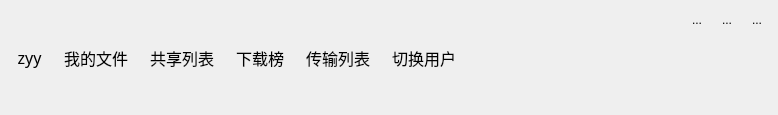
<?xml version="1.0" encoding="UTF-8"?>
<ui version="4.0">
 <class>ButtonGroup</class>
 <widget class="QWidget" name="ButtonGroup">
  <property name="geometry">
   <rect>
    <x>0</x>
    <y>0</y>
    <width>778</width>
    <height>115</height>
   </rect>
  </property>
  <property name="sizePolicy">
   <sizepolicy hsizetype="Preferred" vsizetype="Preferred">
    <horstretch>0</horstretch>
    <verstretch>0</verstretch>
   </sizepolicy>
  </property>
  <property name="maximumSize">
   <size>
    <width>16777215</width>
    <height>115</height>
   </size>
  </property>
  <property name="windowTitle">
   <string>Form</string>
  </property>
  <layout class="QHBoxLayout" name="horizontalLayout_3">
   <property name="leftMargin">
    <number>9</number>
   </property>
   <property name="topMargin">
    <number>9</number>
   </property>
   <property name="rightMargin">
    <number>9</number>
   </property>
   <property name="bottomMargin">
    <number>9</number>
   </property>
   <item>
    <widget class="QWidget" name="btns_wg" native="true">
     <layout class="QHBoxLayout" name="horizontalLayout">
      <property name="leftMargin">
       <number>0</number>
      </property>
      <property name="topMargin">
       <number>0</number>
      </property>
      <property name="rightMargin">
       <number>0</number>
      </property>
      <property name="bottomMargin">
       <number>0</number>
      </property>
      <item>
       <widget class="QToolButton" name="login_usr">
        <property name="font">
         <font>
          <family>华文琥珀</family>
          <pointsize>12</pointsize>
         </font>
        </property>
        <property name="text">
         <string>zyy</string>
        </property>
        <property name="icon">
         <iconset resource="resource.qrc">
          <normaloff>:/images/title_user.png</normaloff>:/images/title_user.png</iconset>
        </property>
        <property name="iconSize">
         <size>
          <width>70</width>
          <height>70</height>
         </size>
        </property>
        <property name="toolButtonStyle">
         <enum>Qt::ToolButtonTextUnderIcon</enum>
        </property>
        <property name="autoRaise">
         <bool>true</bool>
        </property>
       </widget>
      </item>
      <item>
       <widget class="QToolButton" name="myfile">
        <property name="font">
         <font>
          <family>华文琥珀</family>
          <pointsize>12</pointsize>
         </font>
        </property>
        <property name="text">
         <string>我的文件</string>
        </property>
        <property name="icon">
         <iconset resource="resource.qrc">
          <normaloff>:/images/tile_file.png</normaloff>:/images/tile_file.png</iconset>
        </property>
        <property name="iconSize">
         <size>
          <width>50</width>
          <height>50</height>
         </size>
        </property>
        <property name="toolButtonStyle">
         <enum>Qt::ToolButtonTextUnderIcon</enum>
        </property>
        <property name="autoRaise">
         <bool>true</bool>
        </property>
       </widget>
      </item>
      <item>
       <widget class="QToolButton" name="sharelist">
        <property name="font">
         <font>
          <family>华文琥珀</family>
          <pointsize>12</pointsize>
         </font>
        </property>
        <property name="text">
         <string>共享列表</string>
        </property>
        <property name="icon">
         <iconset resource="resource.qrc">
          <normaloff>:/images/title_share.png</normaloff>:/images/title_share.png</iconset>
        </property>
        <property name="iconSize">
         <size>
          <width>50</width>
          <height>50</height>
         </size>
        </property>
        <property name="toolButtonStyle">
         <enum>Qt::ToolButtonTextUnderIcon</enum>
        </property>
        <property name="autoRaise">
         <bool>true</bool>
        </property>
       </widget>
      </item>
      <item>
       <widget class="QToolButton" name="download">
        <property name="font">
         <font>
          <family>华文琥珀</family>
          <pointsize>12</pointsize>
         </font>
        </property>
        <property name="text">
         <string>下载榜</string>
        </property>
        <property name="icon">
         <iconset resource="resource.qrc">
          <normaloff>:/images/tile_hot.png</normaloff>:/images/tile_hot.png</iconset>
        </property>
        <property name="iconSize">
         <size>
          <width>50</width>
          <height>50</height>
         </size>
        </property>
        <property name="toolButtonStyle">
         <enum>Qt::ToolButtonTextUnderIcon</enum>
        </property>
        <property name="autoRaise">
         <bool>true</bool>
        </property>
       </widget>
      </item>
      <item>
       <widget class="QToolButton" name="transform">
        <property name="font">
         <font>
          <family>华文琥珀</family>
          <pointsize>12</pointsize>
         </font>
        </property>
        <property name="text">
         <string>传输列表</string>
        </property>
        <property name="icon">
         <iconset resource="resource.qrc">
          <normaloff>:/images/title_data.png</normaloff>:/images/title_data.png</iconset>
        </property>
        <property name="iconSize">
         <size>
          <width>50</width>
          <height>50</height>
         </size>
        </property>
        <property name="toolButtonStyle">
         <enum>Qt::ToolButtonTextUnderIcon</enum>
        </property>
        <property name="autoRaise">
         <bool>true</bool>
        </property>
       </widget>
      </item>
      <item>
       <widget class="QToolButton" name="switchuser">
        <property name="font">
         <font>
          <family>华文琥珀</family>
          <pointsize>12</pointsize>
         </font>
        </property>
        <property name="text">
         <string>切换用户</string>
        </property>
        <property name="icon">
         <iconset resource="resource.qrc">
          <normaloff>:/images/title_change.png</normaloff>:/images/title_change.png</iconset>
        </property>
        <property name="iconSize">
         <size>
          <width>50</width>
          <height>50</height>
         </size>
        </property>
        <property name="toolButtonStyle">
         <enum>Qt::ToolButtonTextUnderIcon</enum>
        </property>
        <property name="autoRaise">
         <bool>true</bool>
        </property>
       </widget>
      </item>
     </layout>
    </widget>
   </item>
   <item>
    <spacer name="horizontalSpacer_2">
     <property name="orientation">
      <enum>Qt::Horizontal</enum>
     </property>
     <property name="sizeHint" stdset="0">
      <size>
       <width>40</width>
       <height>20</height>
      </size>
     </property>
    </spacer>
   </item>
   <item>
    <widget class="QWidget" name="widget_2" native="true">
     <layout class="QVBoxLayout" name="verticalLayout">
      <property name="spacing">
       <number>0</number>
      </property>
      <property name="leftMargin">
       <number>0</number>
      </property>
      <property name="topMargin">
       <number>0</number>
      </property>
      <property name="rightMargin">
       <number>0</number>
      </property>
      <property name="bottomMargin">
       <number>0</number>
      </property>
      <item>
       <widget class="QWidget" name="widget_3" native="true">
        <layout class="QHBoxLayout" name="horizontalLayout_2">
         <property name="leftMargin">
          <number>0</number>
         </property>
         <property name="topMargin">
          <number>0</number>
         </property>
         <property name="rightMargin">
          <number>0</number>
         </property>
         <property name="bottomMargin">
          <number>0</number>
         </property>
         <item>
          <spacer name="horizontalSpacer">
           <property name="orientation">
            <enum>Qt::Horizontal</enum>
           </property>
           <property name="sizeHint" stdset="0">
            <size>
             <width>40</width>
             <height>20</height>
            </size>
           </property>
          </spacer>
         </item>
         <item>
          <widget class="QToolButton" name="min">
           <property name="text">
            <string>...</string>
           </property>
           <property name="icon">
            <iconset resource="resource.qrc">
             <normaloff>:/images/title_min.png</normaloff>:/images/title_min.png</iconset>
           </property>
           <property name="iconSize">
            <size>
             <width>30</width>
             <height>30</height>
            </size>
           </property>
           <property name="autoRaise">
            <bool>true</bool>
           </property>
          </widget>
         </item>
         <item>
          <widget class="QToolButton" name="max">
           <property name="text">
            <string>...</string>
           </property>
           <property name="icon">
            <iconset resource="resource.qrc">
             <normaloff>:/images/title_max.png</normaloff>:/images/title_max.png</iconset>
           </property>
           <property name="iconSize">
            <size>
             <width>30</width>
             <height>30</height>
            </size>
           </property>
           <property name="autoRaise">
            <bool>true</bool>
           </property>
          </widget>
         </item>
         <item>
          <widget class="QToolButton" name="close">
           <property name="text">
            <string>...</string>
           </property>
           <property name="icon">
            <iconset resource="resource.qrc">
             <normaloff>:/images/title_close.png</normaloff>:/images/title_close.png</iconset>
           </property>
           <property name="iconSize">
            <size>
             <width>30</width>
             <height>30</height>
            </size>
           </property>
           <property name="autoRaise">
            <bool>true</bool>
           </property>
          </widget>
         </item>
        </layout>
       </widget>
      </item>
      <item>
       <spacer name="verticalSpacer">
        <property name="orientation">
         <enum>Qt::Vertical</enum>
        </property>
        <property name="sizeHint" stdset="0">
         <size>
          <width>20</width>
          <height>75</height>
         </size>
        </property>
       </spacer>
      </item>
     </layout>
    </widget>
   </item>
  </layout>
 </widget>
 <resources>
  <include location="resource.qrc"/>
 </resources>
 <connections/>
</ui>
